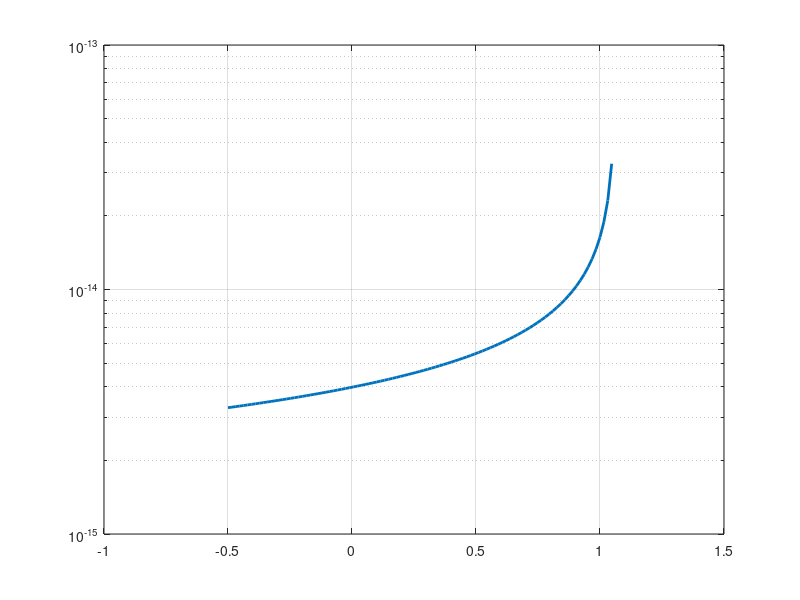

The MATLAB source for this figure:
%Pillbox_pn_capacitance.m
q = 1.6e-19; %C
e0=8.85e-12; %Fm^-1
er=12.085; 
Na=1e18; %cm^-3
Nd = Na; %cm^-3

Vt = 0.0295; %V
ni = 1.5e10; %cm^-3
A = 1.986e-9; %cm^2

phi = Vt*log(Nd*Na/ni^2);
Va = linspace(-0.5,phi,100); %V
x = sqrt(2*er*e0/q*(1/Nd+1/Na)*(phi-Va));
C=er*e0*A./x;

semilogy(Va,C,'LineWidth',2)
grid on
